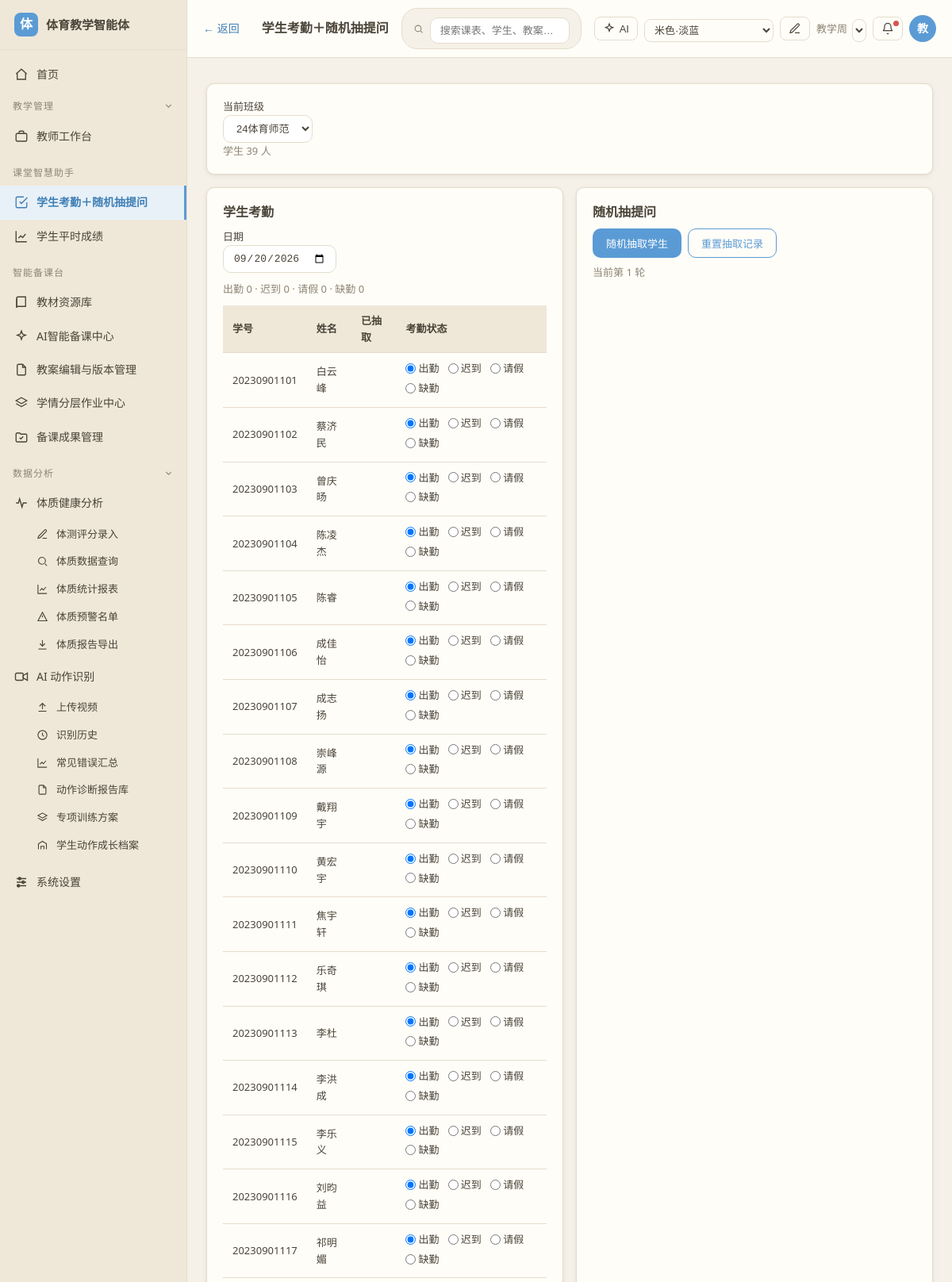
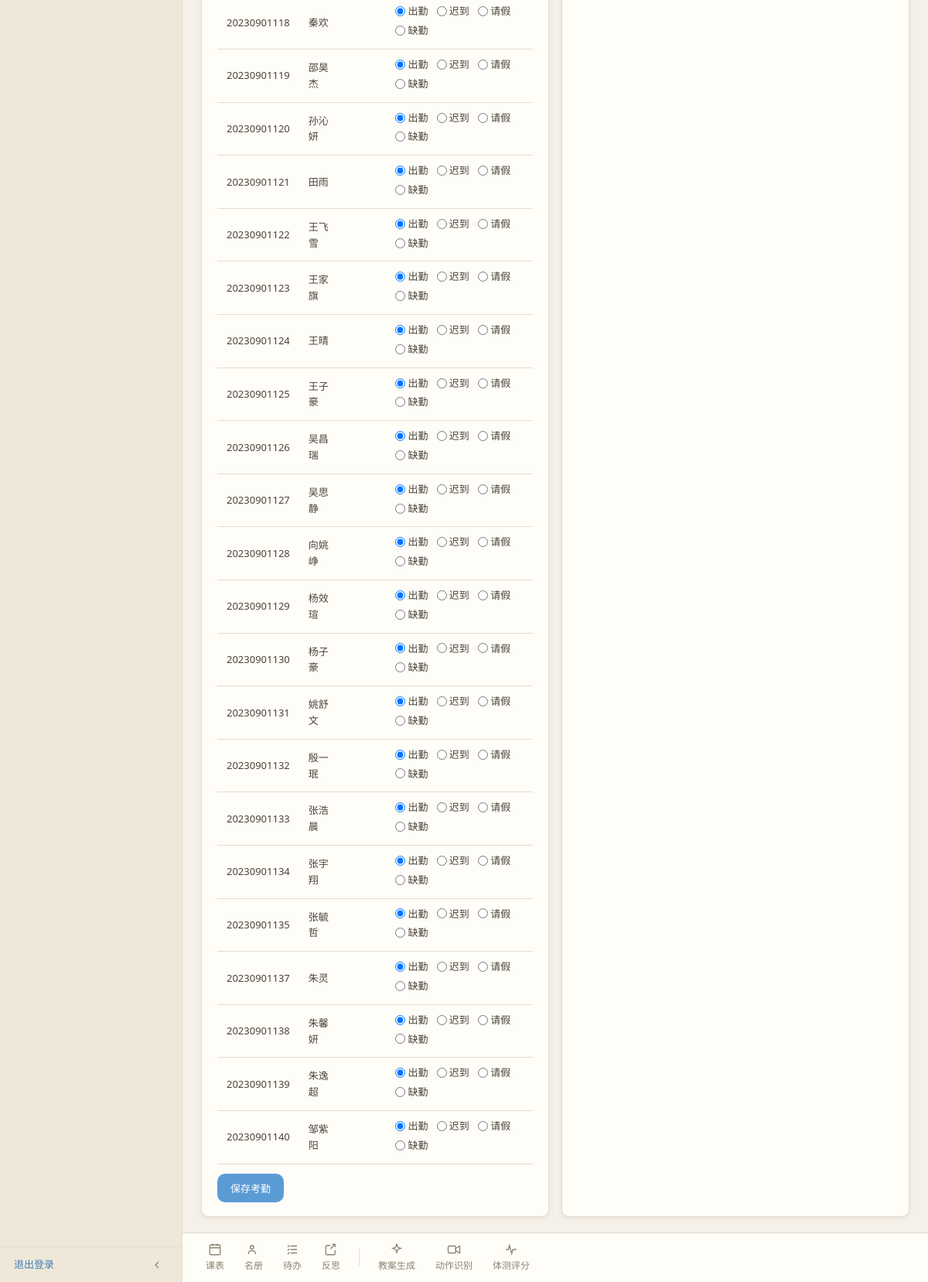
Screenshot of /classroom/attendance (signed in) with the database file from the repository (2 pictures, top to bottom).
### models.py (models this page shows)
class Student(db.Model):
    __tablename__ = 'students'
    id = db.Column(db.Integer, primary_key=True)
    student_no = db.Column(db.String(40))
    name = db.Column(db.String(80), nullable=False)
    gender = db.Column(db.String(10))  # 男 / 女
    class_id = db.Column(db.Integer, db.ForeignKey('classes.id'))
    note = db.Column(db.Text)
    created_at = db.Column(db.DateTime, default=datetime.utcnow)

### routes/classroom.py (the view)
@classroom_bp.route('/attendance')
@login_required
def attendance():
    classes = _classes()
    cid = request.args.get('class_id', type=int)
    if cid is None and classes:
        cid = classes[0].id
    selected = db.session.get(SchoolClass, cid) if cid else None
    students = Student.query.filter_by(class_id=cid).order_by(Student.student_no).all() if cid else []
    att_date = request.args.get('date') or date.today().isoformat()
    student_ids = {s.id for s in students}
    attendance_map = {}
    if student_ids:
        recs = Attendance.query.filter(Attendance.date == att_date,
                                       Attendance.student_id.in_(student_ids)).all()
        attendance_map = {r.student_id: r.status for r in recs}
    stats = Counter(attendance_map.values())
    return render_template('classroom/attendance.html', active='classroom_attendance',
                           classes=classes, selected=selected, students=students,
                           att_date=att_date, attendance_map=attendance_map, stats=stats)

### routes/classroom.py (called while the page is built)
def _classes():
    return SchoolClass.query.order_by(SchoolClass.id).all()

### security.py (called while the page is built)
def login_required(f):
    @wraps(f)
    def wrapper(*args, **kwargs):
        if 'user_id' not in session:
            return redirect(url_for('auth.login', next=request.path))
        return f(*args, **kwargs)
    return wrapper

def current_user_id():
    return session.get('user_id')

### templates/classroom/attendance.html (shortened to what this page needs)
{% extends 'base.html' %}
{% block page_back %}
<a class="back-btn" href="{{ url_for('workbench.index') }}">← 返回</a>
{% endblock %}
{% block page_title %}学生考勤＋随机抽提问{% endblock %}
{% block content %}
{% if not classes %}
<div class="card">
  <p class="muted">还没有班级和学生。请先到「教师工作台 → 学生名册」录入班级和学生，再进行考勤和提问。</p>
</div>
{% else %}
<div class="card">
  <div class="toolbar">
    <div class="form-inline">
      <label style="margin:0">当前班级
        <select onchange="location.href='{{ url_for('classroom.attendance') }}?class_id='+this.value" style="width:auto;margin-top:0">
          {% for c in classes %}<option value="{{ c.id }}" {{ 'selected' if selected and c.id == selected.id }}>{{ c.name }}</option>{% endfor %}
        </select>
      </label>
    </div>
    <div class="muted">学生 {{ students|length }} 人</div>
  </div>
</div>
<div class="grid">
  <div class="card">
    <h2>学生考勤</h2>
    <form method="get" action="{{ url_for('classroom.attendance') }}" class="form-inline" style="margin-bottom:10px">
      <label style="margin:0">日期 <input type="date" name="date" value="{{ att_date }}" onchange="this.form.submit()" style="width:auto;margin-top:0"></label>
    </form>
    <div class="muted" style="margin-bottom:10px">
      出勤 {{ stats.get('出勤', 0) }} · 迟到 {{ stats.get('迟到', 0) }} · 请假 {{ stats.get('请假', 0) }} · 缺勤 {{ stats.get('缺勤', 0) }}
    </div>
    <form method="post" action="{{ url_for('classroom.attendance_save') }}">
      <table>
        <thead><tr><th>学号</th><th>姓名</th><th>已抽取</th><th>考勤状态</th></tr></thead>
        <tbody>
          {% for s in students %}
          <tr class="student-row" data-student-id="{{ s.id }}">
            <td>{{ s.student_no or '—' }}</td>
            <td><span class="stu-name">{{ s.name }}</span></td>
            <td><span class="picked-mark" style="display:none;color:#6aa84f;font-weight:700">✓</span></td>
            <td>
              {% set cur = attendance_map.get(s.id, '出勤') %}
              <label class="att-opt"><input type="radio" name="status_{{ s.id }}" value="出勤" {{ 'checked' if cur == '出勤' }}>出勤</label>
              <label class="att-opt"><input type="radio" name="status_{{ s.id }}" value="迟到" {{ 'checked' if cur == '迟到' }}>迟到</label>
              <label class="att-opt"><input type="radio" name="status_{{ s.id }}" value="请假" {{ 'checked' if cur == '请假' }}>请假</label>
              <label class="att-opt"><input type="radio" name="status_{{ s.id }}" value="缺勤" {{ 'checked' if cur == '缺勤' }}>缺勤</label>
            </td>
          </tr>
          {% endfor %}
        </tbody>
      </table>
      <div style="margin-top:12px"><button type="submit" class="btn btn-primary">保存考勤</button></div>
    </form>
  </div>
  <div class="card">
    <h2>随机抽提问</h2>
    <div class="form-inline">
      <button type="button" class="btn btn-primary" id="pick-btn" data-class-id="{{ selected.id }}">随机抽取学生</button>
      <button type="button" class="btn btn-outline" id="pick-reset-btn" data-class-id="{{ selected.id }}">重置抽取记录</button>
    </div>
    <div class="muted" id="pick-round" style="margin:8px 0">当前第 1 轮</div>
    <div class="pick-result" id="pick-result"></div>
  </div>
</div>
{% endif %}
{% endblock %}

### static/css/style.css (style rules this page uses)
:root { --bg: #f5f1e8; --sidebar: #efe8d9; --card: #fffdf8; --border: #e5ddcc; --text: #4a4438; --text-muted: #8d8574; --primary: #5b9bd5; --primary-hover: #4a8bc4; --primary-bg: #e8f1f8; --link: #3f7fb5; --success: #6aa84f; --warning: #e6a23c; --danger: #d9534f; --topbar-bg: #fffdf8; --radius: 10px; --shadow: 0 1px 3px rgba(74, 68, 56, .07), 0 2px 8px rgba(74, 68, 56, .05); }
* { box-sizing: border-box; }
html, body { height: 100%; }
body { margin: 0; background: var(--bg); color: var(--text); font-family: "Microsoft YaHei", "PingFang SC", "Segoe UI", sans-serif; font-size: 14px; line-height: 1.6; }
a { color: var(--link); text-decoration: none; }
h1, h2, h3 { margin: 0 0 .5em; font-weight: 600; color: var(--text); }
h2 { font-size: 16px; }
.muted { color: var(--text-muted); font-size: 13px; }
.card { background: var(--card); border: 1px solid var(--border); border-radius: var(--radius); box-shadow: var(--shadow); padding: 18px 20px; margin-bottom: 16px; }
.card > h2, .card > h3 { margin-top: 0; }
.grid { display: grid; grid-template-columns: repeat(auto-fit, minmax(300px, 1fr)); gap: 16px; }
.grid > .card { margin-bottom: 0; }
.btn { display: inline-block; padding: 8px 16px; border: 1px solid transparent; border-radius: var(--radius); font-size: 13px; cursor: pointer; background: var(--card); color: var(--text); }
.btn-primary { background: var(--primary); color: #fff; }
.btn-outline { border-color: var(--primary); color: var(--primary); background: transparent; }
label { display: block; margin-bottom: 12px; font-size: 13px; color: var(--text); }
input[type=text], input[type=password], input[type=number], input[type=date], input[type=time], input[type=datetime-local], select, textarea { display: block; width: 100%; margin-top: 5px; padding: 8px 12px; border: 1px solid var(--border); border-radius: var(--radius); background: #fff; color: var(--text); font-size: 13px; }
.form-inline { display: flex; gap: 8px; align-items: center; flex-wrap: wrap; }
table { width: 100%; border-collapse: collapse; background: var(--card); }
th, td { padding: 9px 12px; text-align: left; border-bottom: 1px solid var(--border); font-size: 13px; }
th { background: var(--sidebar); font-weight: 600; }
.att-opt { display: inline-flex; align-items: center; gap: 3px; margin: 0 8px 4px 0; font-size: 13px; }
.att-opt input { margin: 0; }
.pick-result { margin-top: 14px; font-size: 30px; font-weight: 700; text-align: center; min-height: 44px; color: var(--text); }
.back-btn { display: inline-flex; align-items: center; gap: 4px; color: var(--link); font-size: 14px; white-space: nowrap; margin-right: 12px; cursor: pointer; }

### rows the page displays
Student: student_no "20230901101", name "白云峰"
Student: student_no "20230901102", name "蔡济民"
Student: student_no "20230901103", name "曾庆旸"
Student: student_no "20230901104", name "陈凌杰"
Student: student_no "20230901105", name "陈睿"
Student: student_no "20230901106", name "成佳怡"
Student: student_no "20230901107", name "成志扬"
Student: student_no "20230901108", name "崇峰源"
Student: student_no "20230901109", name "戴翔宇"
Student: student_no "20230901110", name "黄宏宇"
Student: student_no "20230901111", name "焦宇轩"
Student: student_no "20230901112", name "乐奇琪"
Student: student_no "20230901113", name "李杜"
Student: student_no "20230901114", name "李洪成"
Student: student_no "20230901115", name "李乐义"
Student: student_no "20230901116", name "刘昀益"
Student: student_no "20230901117", name "祁明媚"
Student: student_no "20230901118", name "秦欢"
Student: student_no "20230901119", name "邵昊杰"
Student: student_no "20230901120", name "孙沁妍"
Student: student_no "20230901121", name "田雨"
Student: student_no "20230901122", name "王飞雪"
Student: student_no "20230901123", name "王家旗"
Student: student_no "20230901124", name "王晴"
Student: student_no "20230901125", name "王子豪"
Student: student_no "20230901126", name "吴昌瑞"
Student: student_no "20230901127", name "吴思静"
Student: student_no "20230901128", name "向姚峥"
Student: student_no "20230901129", name "杨效瑄"
Student: student_no "20230901130", name "杨子豪"
Student: student_no "20230901131", name "姚舒文"
Student: student_no "20230901132", name "殷一珉"
Student: student_no "20230901133", name "张浩晨"
Student: student_no "20230901134", name "张宇翔"
Student: student_no "20230901135", name "张毓哲"
Student: student_no "20230901137", name "朱灵"
Student: student_no "20230901138", name "朱馨妍"
Student: student_no "20230901139", name "朱逸超"
Student: student_no "20230901140", name "邹紫阳"

### other values shown
{{ user_initial }} "教"
{{ students|length }} "39"
{{ stats.get('出勤', 0) }} "0"
{{ stats.get('迟到', 0) }} "0"
{{ stats.get('请假', 0) }} "0"
{{ stats.get('缺勤', 0) }} "0"
form field value "24体育师范"
